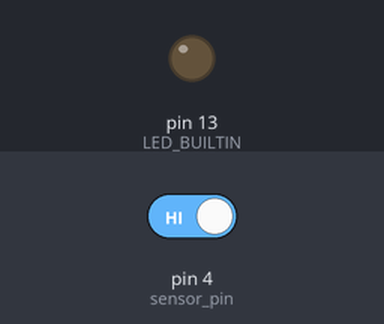
Simulated run of this sketch. Board: Arduino Uno, built with avr-gcc and run on an emulated ATmega328P. Shown: output pins drawn as LEDs (lit = HIGH). Inputs (shaded band) come from the test bench; at power-on: pin 4 (sensor_pin) HIGH.

Above: at 1.2 s.
1.3 s: pin 4 (sensor_pin) driven LOW
At 2.2 s:
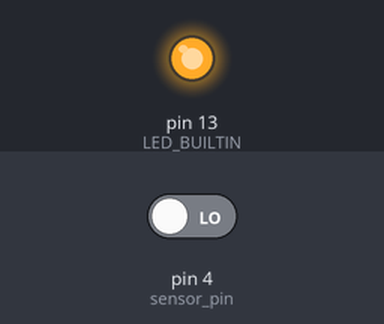
2.8 s: pin 4 (sensor_pin) driven HIGH
At 3.4 s:
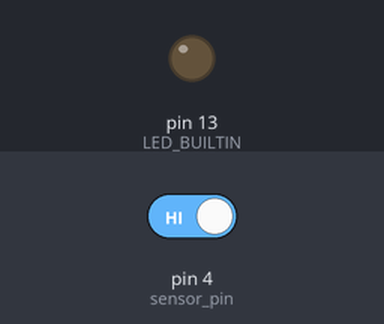
Timing chart, 0 to 5.8 s (numbered marks = the images above; inputs shaded):
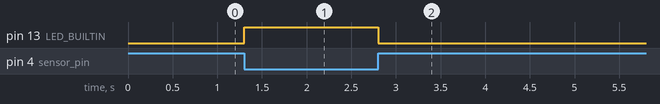

The sketch:

test.ino
```cpp
int sensor_pin = 4;
int val;

void setup(){
  pinMode(sensor_pin,INPUT);
  pinMode(LED_BUILTIN, OUTPUT);

}

void loop(){
  val = digitalRead(sensor_pin);

  if (val==0)
  {digitalWrite(LED_BUILTIN, HIGH);
  }
  if (val==1)
  {digitalWrite(LED_BUILTIN, LOW);
  }
  delay(10);

}
```

Measured:
- after the input at 1.3 s, pin 13 (LED_BUILTIN): LOW → HIGH at once
- after the input at 2.8 s, pin 13 (LED_BUILTIN): HIGH → LOW at once
